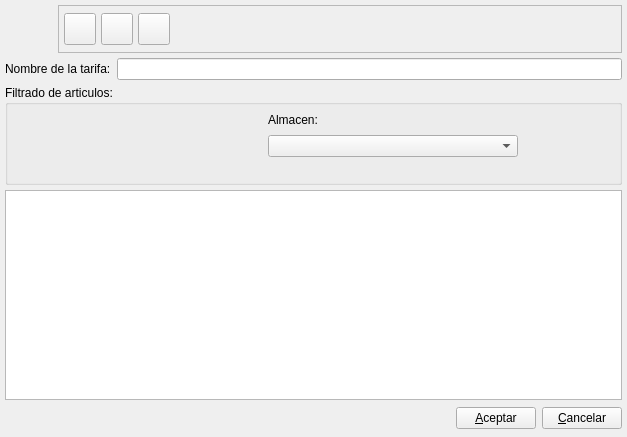
<ui version="4.0" >
 <class>TarifaBase</class>
 <widget class="QWidget" name="TarifaBase" >
  <property name="geometry" >
   <rect>
    <x>0</x>
    <y>0</y>
    <width>627</width>
    <height>437</height>
   </rect>
  </property>
  <property name="windowTitle" >
   <string>Tarifa</string>
  </property>
  <property name="windowIcon" >
   <iconset resource="../../../bulmages.qrc" >
    <normaloff>:/Images/product.svg</normaloff>:/Images/product.svg</iconset>
  </property>
  <layout class="QGridLayout" name="gridLayout_3" >
   <property name="margin" >
    <number>5</number>
   </property>
   <property name="spacing" >
    <number>5</number>
   </property>
   <item row="0" column="0" >
    <layout class="QHBoxLayout" name="horizontalLayout" >
     <property name="spacing" >
      <number>5</number>
     </property>
     <item>
      <widget class="QLabel" name="label" >
       <property name="minimumSize" >
        <size>
         <width>48</width>
         <height>48</height>
        </size>
       </property>
       <property name="maximumSize" >
        <size>
         <width>48</width>
         <height>48</height>
        </size>
       </property>
       <property name="text" >
        <string/>
       </property>
       <property name="pixmap" >
        <pixmap resource="../../../bulmages.qrc" >:/BfBulmaFact48x48/images/png/48x48/i_bulmages_tarifa.48x48.png</pixmap>
       </property>
      </widget>
     </item>
     <item>
      <widget class="QFrame" name="frame" >
       <property name="frameShape" >
        <enum>QFrame::StyledPanel</enum>
       </property>
       <property name="frameShadow" >
        <enum>QFrame::Raised</enum>
       </property>
       <layout class="QGridLayout" name="gridLayout" >
        <property name="margin" >
         <number>5</number>
        </property>
        <property name="spacing" >
         <number>5</number>
        </property>
        <item row="0" column="0" >
         <widget class="QToolButton" name="mui_guardar" >
          <property name="minimumSize" >
           <size>
            <width>32</width>
            <height>32</height>
           </size>
          </property>
          <property name="maximumSize" >
           <size>
            <width>32</width>
            <height>32</height>
           </size>
          </property>
          <property name="toolTip" >
           <string>Guardar</string>
          </property>
          <property name="whatsThis" >
           <string>Guardar</string>
          </property>
          <property name="icon" >
           <iconset resource="../../../bulmages.qrc" >
            <normaloff>:/Images/edit-save.svg</normaloff>:/Images/edit-save.svg</iconset>
          </property>
          <property name="iconSize" >
           <size>
            <width>32</width>
            <height>32</height>
           </size>
          </property>
         </widget>
        </item>
        <item row="0" column="1" >
         <widget class="QToolButton" name="mui_borrar" >
          <property name="minimumSize" >
           <size>
            <width>32</width>
            <height>32</height>
           </size>
          </property>
          <property name="maximumSize" >
           <size>
            <width>32</width>
            <height>32</height>
           </size>
          </property>
          <property name="toolTip" >
           <string>Borrar</string>
          </property>
          <property name="whatsThis" >
           <string>Borrar</string>
          </property>
          <property name="text" >
           <string/>
          </property>
          <property name="icon" >
           <iconset resource="../../../bulmages.qrc" >
            <normaloff>:/Images/edit-delete.svg</normaloff>:/Images/edit-delete.svg</iconset>
          </property>
          <property name="iconSize" >
           <size>
            <width>32</width>
            <height>32</height>
           </size>
          </property>
         </widget>
        </item>
        <item row="0" column="2" >
         <widget class="QToolButton" name="mui_actualizar" >
          <property name="minimumSize" >
           <size>
            <width>32</width>
            <height>32</height>
           </size>
          </property>
          <property name="maximumSize" >
           <size>
            <width>32</width>
            <height>32</height>
           </size>
          </property>
          <property name="toolTip" >
           <string>Actualizar listado</string>
          </property>
          <property name="whatsThis" >
           <string>Actualizar listado</string>
          </property>
          <property name="text" >
           <string/>
          </property>
          <property name="icon" >
           <iconset resource="../../../bulmages.qrc" >
            <normaloff>:/Images/view-refresh.svg</normaloff>:/Images/view-refresh.svg</iconset>
          </property>
          <property name="iconSize" >
           <size>
            <width>32</width>
            <height>32</height>
           </size>
          </property>
         </widget>
        </item>
        <item row="0" column="3" >
         <spacer>
          <property name="orientation" >
           <enum>Qt::Horizontal</enum>
          </property>
          <property name="sizeType" >
           <enum>QSizePolicy::Expanding</enum>
          </property>
          <property name="sizeHint" stdset="0" >
           <size>
            <width>399</width>
            <height>30</height>
           </size>
          </property>
         </spacer>
        </item>
       </layout>
      </widget>
     </item>
    </layout>
   </item>
   <item row="1" column="0" >
    <layout class="QHBoxLayout" >
     <property name="spacing" >
      <number>6</number>
     </property>
     <property name="margin" >
      <number>0</number>
     </property>
     <item>
      <widget class="QLabel" name="textLabel12" >
       <property name="enabled" >
        <bool>true</bool>
       </property>
       <property name="sizePolicy" >
        <sizepolicy vsizetype="Preferred" hsizetype="Fixed" >
         <horstretch>0</horstretch>
         <verstretch>0</verstretch>
        </sizepolicy>
       </property>
       <property name="text" >
        <string>Nombre de la tarifa:</string>
       </property>
      </widget>
     </item>
     <item>
      <widget class="QLineEdit" name="mui_nomtarifa" >
       <property name="enabled" >
        <bool>true</bool>
       </property>
      </widget>
     </item>
    </layout>
   </item>
   <item row="2" column="0" >
    <widget class="QGroupBox" name="mui_filtro" >
     <property name="enabled" >
      <bool>true</bool>
     </property>
     <property name="title" >
      <string>Filtrado de articulos:</string>
     </property>
     <layout class="QGridLayout" name="gridLayout_2" >
      <property name="margin" >
       <number>5</number>
      </property>
      <property name="spacing" >
       <number>5</number>
      </property>
      <item rowspan="3" row="0" column="0" >
       <widget class="BfBuscarFamilia" native="1" name="mui_idfamilia" >
        <property name="minimumSize" >
         <size>
          <width>250</width>
          <height>0</height>
         </size>
        </property>
       </widget>
      </item>
      <item row="0" column="1" >
       <widget class="QLabel" name="label_2" >
        <property name="text" >
         <string>Almacen:</string>
        </property>
       </widget>
      </item>
      <item row="0" column="2" >
       <spacer name="horizontalSpacer" >
        <property name="orientation" >
         <enum>Qt::Horizontal</enum>
        </property>
        <property name="sizeHint" stdset="0" >
         <size>
          <width>290</width>
          <height>20</height>
         </size>
        </property>
       </spacer>
      </item>
      <item row="1" column="1" >
       <widget class="BfBuscarAlmacen" name="mui_almacen" >
        <property name="minimumSize" >
         <size>
          <width>250</width>
          <height>0</height>
         </size>
        </property>
       </widget>
      </item>
      <item row="1" column="2" >
       <spacer name="horizontalSpacer_2" >
        <property name="orientation" >
         <enum>Qt::Horizontal</enum>
        </property>
        <property name="sizeHint" stdset="0" >
         <size>
          <width>290</width>
          <height>20</height>
         </size>
        </property>
       </spacer>
      </item>
      <item row="2" column="1" colspan="2" >
       <spacer name="horizontalSpacer_3" >
        <property name="orientation" >
         <enum>Qt::Horizontal</enum>
        </property>
        <property name="sizeHint" stdset="0" >
         <size>
          <width>445</width>
          <height>20</height>
         </size>
        </property>
       </spacer>
      </item>
     </layout>
    </widget>
   </item>
   <item row="3" column="0" >
    <widget class="ListLTarifaView1" name="mui_list" />
   </item>
   <item row="4" column="0" >
    <layout class="QHBoxLayout" >
     <property name="spacing" >
      <number>6</number>
     </property>
     <property name="margin" >
      <number>0</number>
     </property>
     <item>
      <spacer>
       <property name="orientation" >
        <enum>Qt::Horizontal</enum>
       </property>
       <property name="sizeHint" stdset="0" >
        <size>
         <width>363</width>
         <height>27</height>
        </size>
       </property>
      </spacer>
     </item>
     <item>
      <widget class="QPushButton" name="mui_aceptar" >
       <property name="text" >
        <string>&amp;Aceptar</string>
       </property>
      </widget>
     </item>
     <item>
      <widget class="QPushButton" name="mui_cancelar" >
       <property name="text" >
        <string>&amp;Cancelar</string>
       </property>
      </widget>
     </item>
    </layout>
   </item>
  </layout>
 </widget>
 <layoutdefault spacing="5" margin="5" />
 <customwidgets>
  <customwidget>
   <class>ListLTarifaView1</class>
   <extends>QTableWidget</extends>
   <header>listltarifaview.h</header>
  </customwidget>
  <customwidget>
   <class>BfBuscarAlmacen</class>
   <extends>QComboBox</extends>
   <header>bfbuscaralmacen.h</header>
  </customwidget>
  <customwidget>
   <class>BfBuscarFamilia</class>
   <extends></extends>
   <header>bfbuscarfamilia.h</header>
  </customwidget>
 </customwidgets>
 <resources>
  <include location="../../../bulmages.qrc" />
 </resources>
 <connections/>
</ui>
